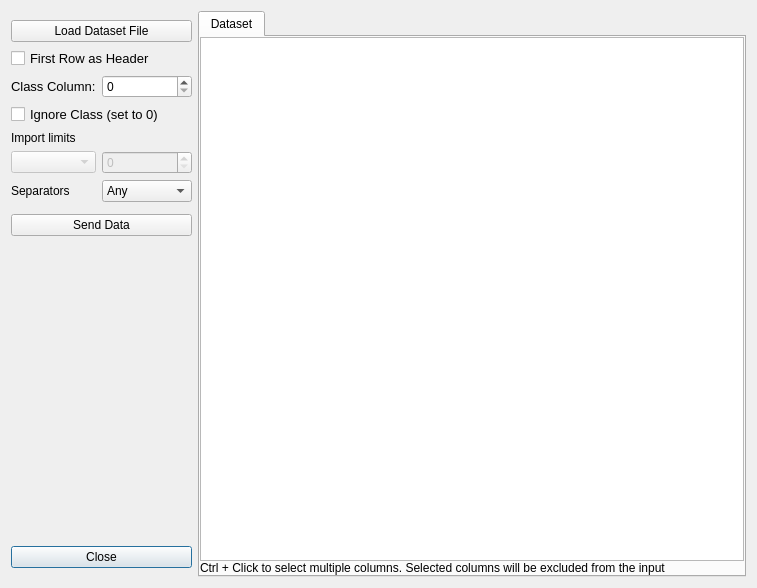
<?xml version="1.0" encoding="UTF-8"?>
<ui version="4.0">
 <class>DataImporterDialog</class>
 <widget class="QDialog" name="DataImporterDialog">
  <property name="geometry">
   <rect>
    <x>0</x>
    <y>0</y>
    <width>757</width>
    <height>588</height>
   </rect>
  </property>
  <property name="sizePolicy">
   <sizepolicy hsizetype="MinimumExpanding" vsizetype="MinimumExpanding">
    <horstretch>0</horstretch>
    <verstretch>0</verstretch>
   </sizepolicy>
  </property>
  <property name="minimumSize">
   <size>
    <width>300</width>
    <height>300</height>
   </size>
  </property>
  <property name="maximumSize">
   <size>
    <width>16777215</width>
    <height>16777215</height>
   </size>
  </property>
  <property name="windowTitle">
   <string>Projections</string>
  </property>
  <layout class="QHBoxLayout" name="horizontalLayout_2" stretch="0,0">
   <item>
    <widget class="QWidget" name="widget" native="true">
     <property name="minimumSize">
      <size>
       <width>130</width>
       <height>0</height>
      </size>
     </property>
     <layout class="QGridLayout" name="gridLayout_2">
      <property name="leftMargin">
       <number>0</number>
      </property>
      <property name="rightMargin">
       <number>0</number>
      </property>
      <item row="11" column="0">
       <widget class="QWidget" name="widget_3" native="true">
        <layout class="QGridLayout" name="gridLayout">
         <property name="horizontalSpacing">
          <number>8</number>
         </property>
         <property name="verticalSpacing">
          <number>0</number>
         </property>
         <property name="margin">
          <number>0</number>
         </property>
        </layout>
       </widget>
      </item>
      <item row="14" column="0" colspan="2">
       <spacer name="verticalSpacer">
        <property name="orientation">
         <enum>Qt::Vertical</enum>
        </property>
        <property name="sizeHint" stdset="0">
         <size>
          <width>20</width>
          <height>40</height>
         </size>
        </property>
       </spacer>
      </item>
      <item row="15" column="0" colspan="2">
       <widget class="QPushButton" name="closeButton">
        <property name="font">
         <font>
          <pointsize>9</pointsize>
         </font>
        </property>
        <property name="text">
         <string>Close</string>
        </property>
       </widget>
      </item>
      <item row="0" column="0" colspan="2">
       <widget class="QPushButton" name="loadFile">
        <property name="font">
         <font>
          <pointsize>9</pointsize>
         </font>
        </property>
        <property name="text">
         <string>Load Dataset File</string>
        </property>
        <property name="autoDefault">
         <bool>true</bool>
        </property>
       </widget>
      </item>
      <item row="1" column="0" colspan="2">
       <widget class="QCheckBox" name="headerCheck">
        <property name="font">
         <font>
          <pointsize>10</pointsize>
         </font>
        </property>
        <property name="text">
         <string>First Row as Header</string>
        </property>
       </widget>
      </item>
      <item row="2" column="0">
       <widget class="QLabel" name="label">
        <property name="font">
         <font>
          <pointsize>10</pointsize>
         </font>
        </property>
        <property name="text">
         <string>Class Column:</string>
        </property>
       </widget>
      </item>
      <item row="2" column="1">
       <widget class="QSpinBox" name="classColumnSpin"/>
      </item>
      <item row="4" column="0" colspan="2">
       <widget class="QCheckBox" name="classIgnoreCheck">
        <property name="font">
         <font>
          <pointsize>10</pointsize>
         </font>
        </property>
        <property name="text">
         <string>Ignore Class (set to 0)</string>
        </property>
       </widget>
      </item>
      <item row="8" column="0">
       <widget class="QComboBox" name="importLimitCombo">
        <property name="enabled">
         <bool>false</bool>
        </property>
       </widget>
      </item>
      <item row="8" column="1">
       <widget class="QSpinBox" name="importLimitSpin">
        <property name="enabled">
         <bool>false</bool>
        </property>
       </widget>
      </item>
      <item row="12" column="0" colspan="2">
       <widget class="QPushButton" name="dumpButton">
        <property name="text">
         <string>Send Data</string>
        </property>
       </widget>
      </item>
      <item row="6" column="0">
       <widget class="QLabel" name="label_2">
        <property name="font">
         <font>
          <pointsize>9</pointsize>
         </font>
        </property>
        <property name="text">
         <string>Import limits</string>
        </property>
       </widget>
      </item>
      <item row="9" column="1">
       <widget class="QComboBox" name="separatorCombo">
        <property name="font">
         <font>
          <pointsize>9</pointsize>
         </font>
        </property>
        <item>
         <property name="text">
          <string>Any</string>
         </property>
        </item>
        <item>
         <property name="text">
          <string>Comma</string>
         </property>
        </item>
        <item>
         <property name="text">
          <string>SemiColon</string>
         </property>
        </item>
        <item>
         <property name="text">
          <string>Tab</string>
         </property>
        </item>
        <item>
         <property name="text">
          <string>Space</string>
         </property>
        </item>
       </widget>
      </item>
      <item row="9" column="0">
       <widget class="QLabel" name="label_4">
        <property name="font">
         <font>
          <pointsize>9</pointsize>
         </font>
        </property>
        <property name="text">
         <string>Separators</string>
        </property>
       </widget>
      </item>
     </layout>
    </widget>
   </item>
   <item>
    <widget class="QTabWidget" name="tabWidget">
     <property name="currentIndex">
      <number>0</number>
     </property>
     <widget class="QWidget" name="dataTab">
      <attribute name="title">
       <string>Dataset</string>
      </attribute>
      <layout class="QVBoxLayout" name="verticalLayout_3">
       <property name="spacing">
        <number>0</number>
       </property>
       <property name="margin">
        <number>0</number>
       </property>
       <item>
        <widget class="QTableWidget" name="tableWidget">
         <property name="editTriggers">
          <set>QAbstractItemView::NoEditTriggers</set>
         </property>
         <property name="selectionBehavior">
          <enum>QAbstractItemView::SelectColumns</enum>
         </property>
        </widget>
       </item>
       <item>
        <widget class="QLabel" name="label_3">
         <property name="text">
          <string>Ctrl + Click to select multiple columns. Selected columns will be excluded from the input</string>
         </property>
        </widget>
       </item>
      </layout>
     </widget>
    </widget>
   </item>
  </layout>
 </widget>
 <resources/>
 <connections/>
</ui>
